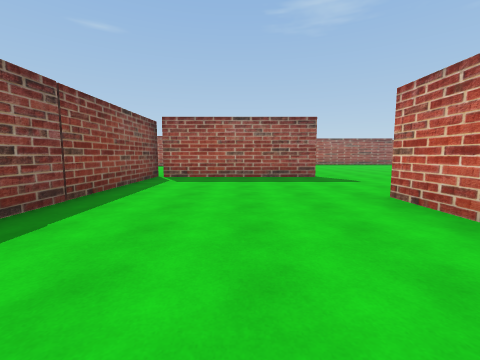
View 1 (above)

24 first-person views from a walk through a 3-D level made in the Unity game engine. The camera is 1.4 m above the floor, tilts 6° down and sees 90° across. The floor is counted in squares, 2 m on a side. Each view is taken from the middle of a square. On the plan, view 1 faces up. The plan holds only what a view shows up to about 9 squares ahead; the rest is blank. The place goes on beyond the plan. The player is left out. Some surface patterns are stand-ins.

View 2
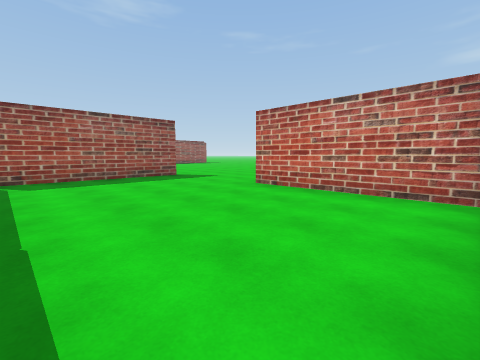

View 3
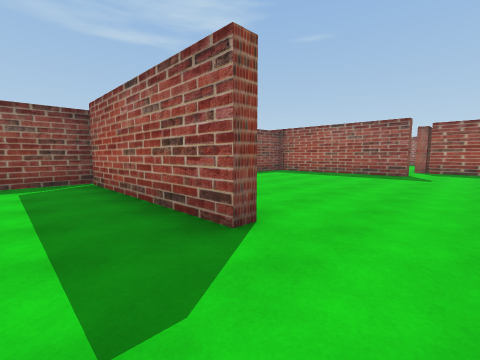

View 4
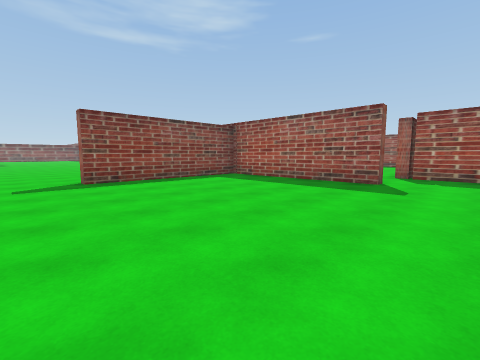

View 5
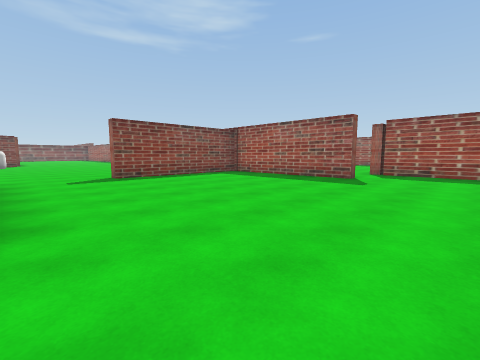

View 6
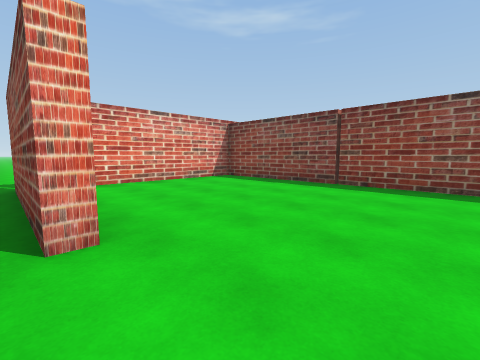

View 7
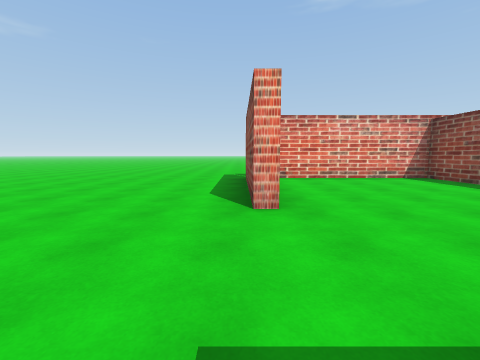

View 8
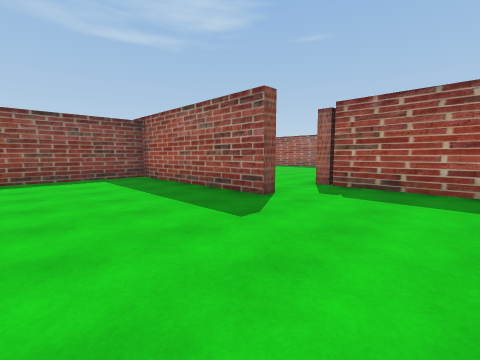

View 9
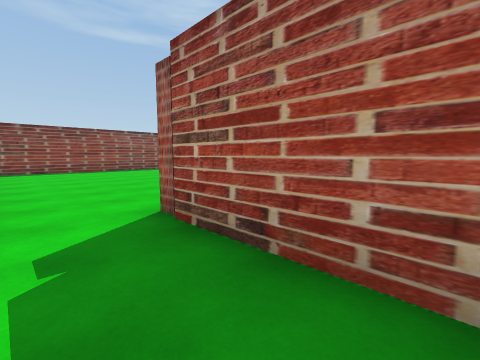

View 10
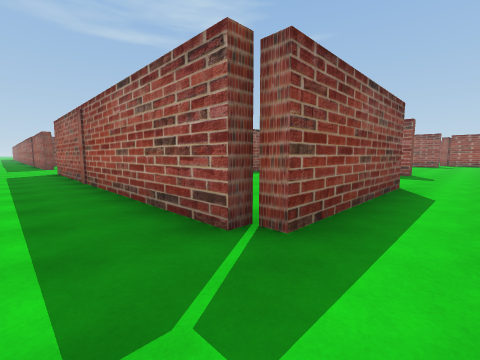

View 11
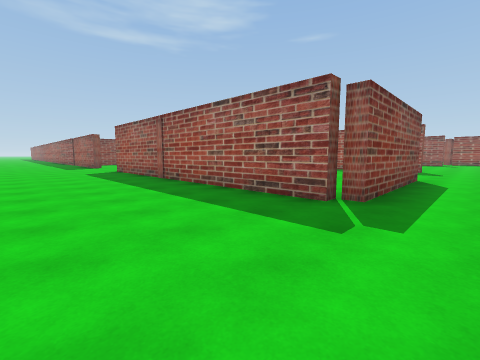

View 12
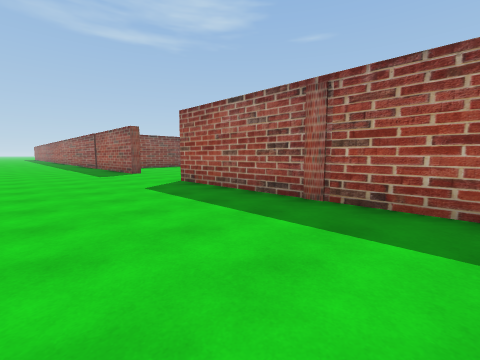

View 13
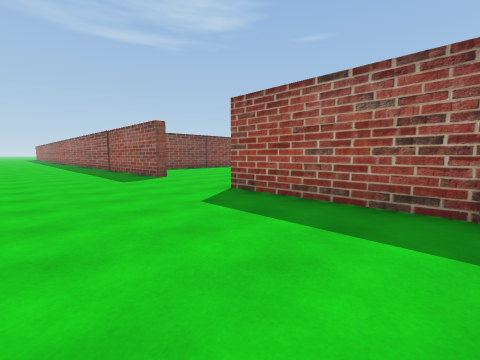

View 14
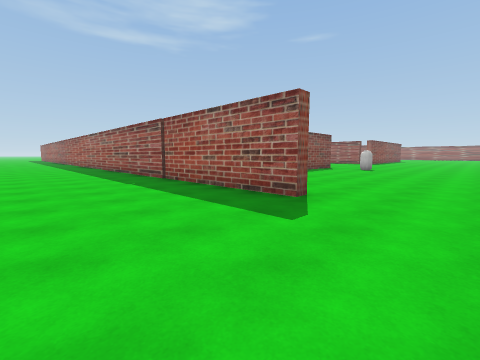

View 15
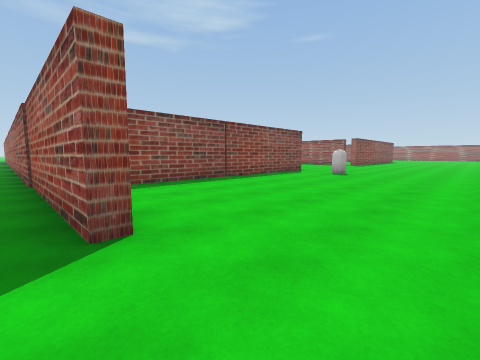

View 16
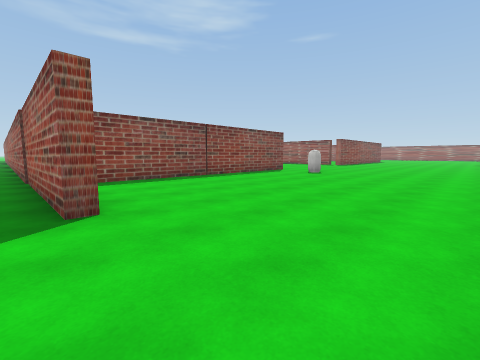

View 17
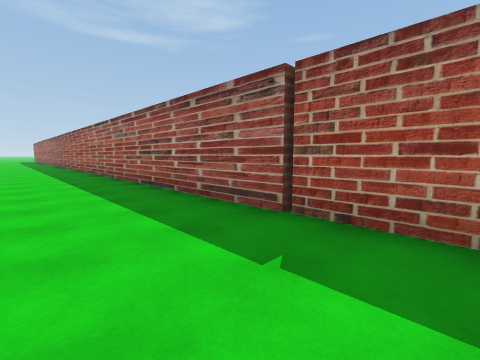

View 18
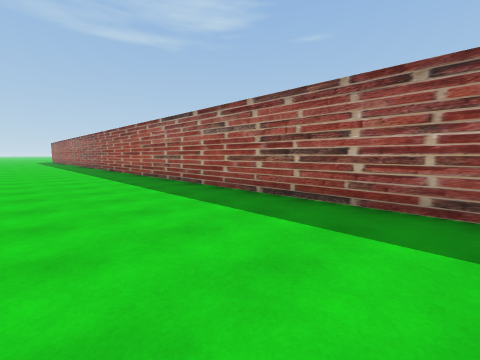

View 19
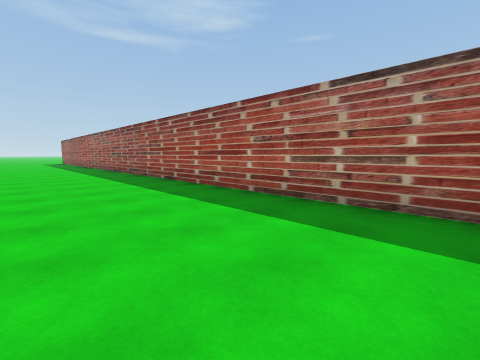

View 20
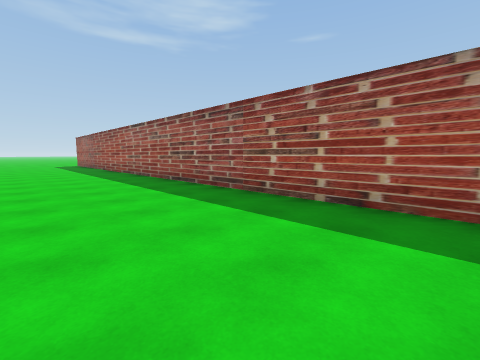

View 21
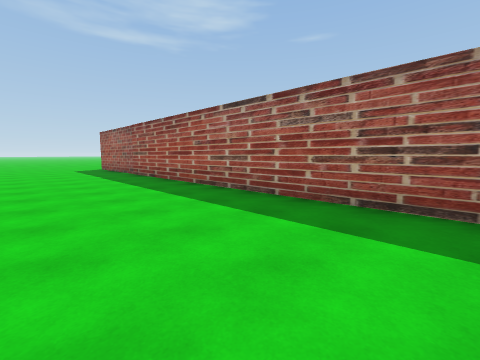

View 22
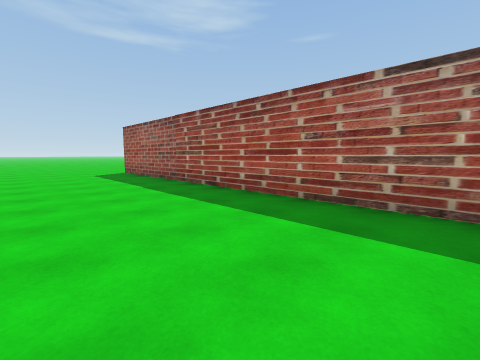

View 23
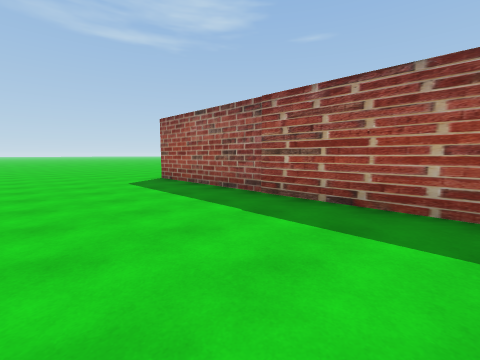

View 24
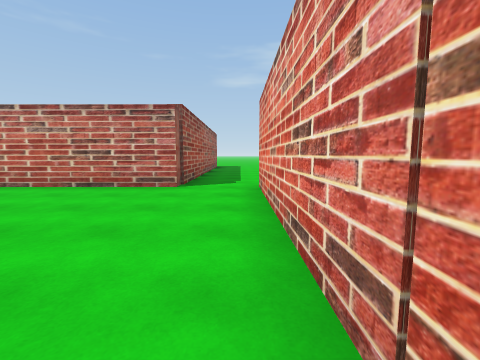

### Floor plan
Points are (right, up) in squares from view 1. A wall is a line through its corners. A room is listed if a view was taken in it or the views show most of it. See-through windows are left out.
Room 1 (views 1, 2, 3, 4, 5, 6, 7, 8, 9)
walls: (2.5, 7.5) (-2.5, 7.5); (-2.7, 7.9) (-2.7, -0.2) (1.9, -0.2); (2.4, 15.2) (-2.7, 15.2) (-2.7, 10.4); (1.4, 15.6) (2.4, 15.6); (2.5, -0.2) (2.5, 3.9) (2.8, 3.9); (5.5, 17.3) (2.2, 17.3)
ways out: opening at (-3, 9.5) to room 2; opening at (4.5, 3.5) to room 2; opening at (2.5, 16.5) to room 3
Room 2 (views 10, 11, 12, 13, 14, 15, 16, 17, 18, 19, 20, 21, 22, 23)
walls: (-13.7, 6.1) (-13.7, 0.6); (-10.1, -0.1) (-10.1, -0.6) (-42.5, -0.6); (-2.7, 10.4) (-3, 10.4); (2.8, 3.9) (2.8, -0.2) (2.4, -0.2) (2.4, -0.6) (-6.8, -0.6)
ways out: opening at (-3, 9.5) to room 1; opening at (4.5, 3.5) to room 1
objects: other object (-12, 8)
Room 3 (view 24)
walls: (-2.6, 15.6) (1.4, 15.6); (2.2, 17.3) (2.2, 21.2); (-6.3, 17.5) (-6.3, 16)
ways out: opening at (2.5, 16.5) to room 1

Positions as (right, up) in squares from view 1, and headings:
1: (0, 0), facing up
2: (-2, 0), facing up-right
3: (4, 6), facing up-left
4: (4, 9), facing up-left
5: (5, 8), facing up-left
6: (3, 6), facing down-left
7: (3, 7), facing down
8: (5, 12), facing up-left
9: (5, 16), facing up-left
10: (4, -2), facing up-left
11: (4, -4), facing up-left
12: (-1, -4), facing up-left
13: (-3, -4), facing up-left
14: (-8, -4), facing up-left
15: (-8, -1), facing up-left
16: (-7, -1), facing up-left
17: (-13, -3), facing up-left
18: (-16, -4), facing up-left
19: (-21, -4), facing up-left
20: (-26, -4), facing up-left
21: (-31, -4), facing up-left
22: (-34, -4), facing up-left
23: (-37, -4), facing up-left
24: (-3, 16), facing right
